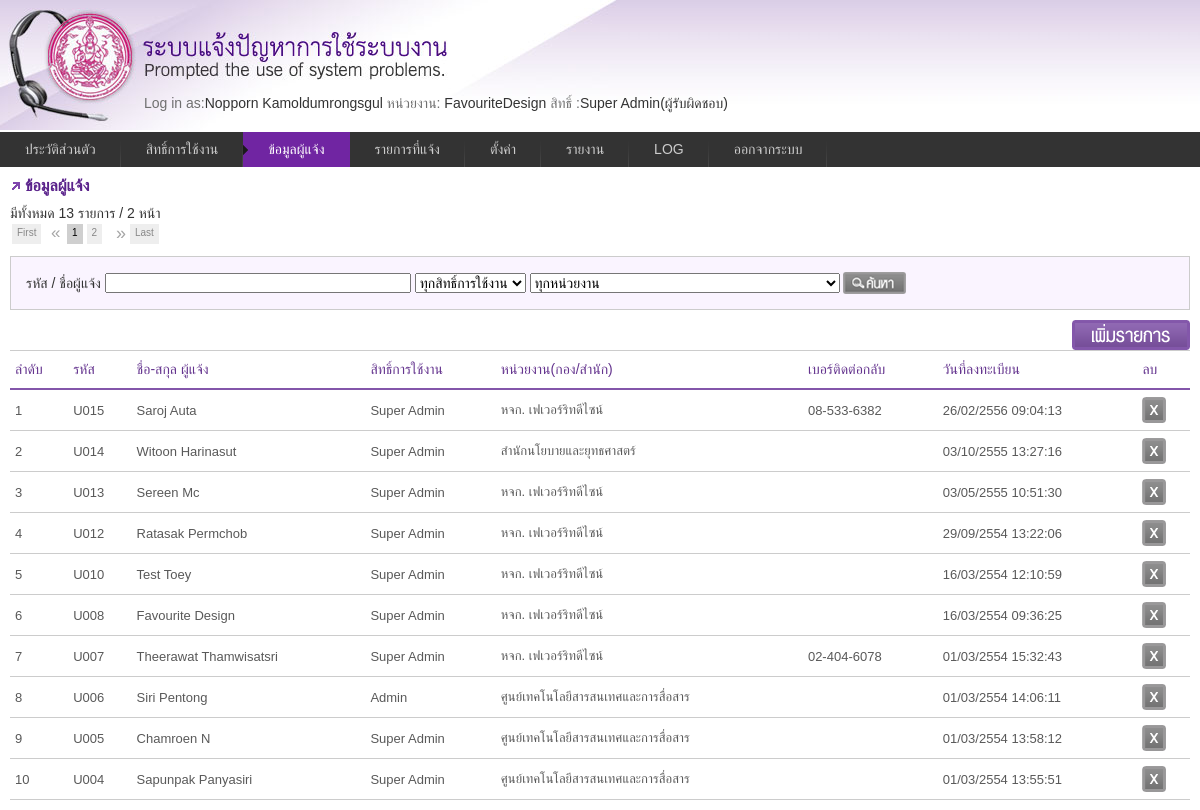
Page /user.php (signed in) on the committed database.
### tables this page shows
CREATE TABLE `informent` (
  `ID` int(11) NOT NULL auto_increment,
  `Code` varchar(10) default NULL,
  `Name` varchar(50) default NULL,
  `lastname` varchar(50) default NULL,
  `usertypeid` int(11) default NULL,
  `UserGroupID` int(11) default NULL,
  `DepartmentID` int(11) default NULL,
  `DivisionID` int(11) default NULL,
  `GroupID` int(11) default NULL,
  `HumanType` int(11) default NULL,
  `IdCard` varchar(17) default NULL,
  `Tel` varchar(11) default NULL,
  `Email` varchar(255) default NULL,
  `Password` varchar(50) default NULL,
  `DateRegister` datetime default NULL,
  PRIMARY KEY  (`ID`)
);

CREATE TABLE `usergroup` (
  `ID` int(10) NOT NULL auto_increment,
  `Code` varchar(10) default NULL,
  `UserGroupName` varchar(50) default NULL,
  `UserDate` date default NULL,
  `CanAccessAll` char(10) default NULL,
  `level` char(1) default NULL,
  PRIMARY KEY  (`ID`)
);

CREATE TABLE `division` (
  `ID` int(10) NOT NULL auto_increment,
  `Code` varchar(10) default NULL,
  `DivisionName` varchar(50) default NULL,
  `DeptID` int(10) default NULL,
  PRIMARY KEY  (`ID`)
);

### include/function.php (called while the page is built, shortened)
<?php
function GetData($tablename, $id)
{
    if($id!='' && $tablename !='')
    {
      $result = mysql_query("SELECT * FROM ".$tablename." WHERE ID=".$id) or die("Error".mysql_error());
      $row = mysql_fetch_array($result);
    }
    return @$row;
}
function GetUserType($id){
	 $type=array("","ผู้รับผิดชอบ","ผู้ประสานงาน ","เจ้าของระบบ","ผู้ใช้งาน");
	 return $type[$id];
}
function GetThaiDate($pDate,$havetime,$showtime)
	{
		 $date = "";
		 if($pDate>0)
		 {
			 $tmpDate = $pDate;
			if($havetime == 1)
			{
				$pDate = explode(" ",$pDate);
				$tmpDate = $pDate[0];
				$tmpTime = $pDate[1];
			}
			if (strpos($tmpDate,"/"))
			{
				 $tmpDate = explode("/", $tmpDate);
			}
			else
			{
				$tmpDate = explode("-",$tmpDate);
			}
			$year = (int)$tmpDate[0]+543;
			$date  =  $tmpDate[2]."/".$tmpDate[1]."/".$year;
			if($showtime == 1)$date .= " ".$tmpTime;
		}
		return $date;
	}
?>

### include/class_userlogin.php (called while the page is built, shortened)
<?php
class UserLogin{
 function GetPermission($pm_code)
 {
	$sql="select * from usergroup_permission where usergroupid=".$_SESSION["usergroupid"]." and code=".$pm_code;
	$result=mysql_query($sql)or die('Invalid query: ' . mysql_error());
	if($result){
		$item=mysql_fetch_assoc($result);
	}else{ $item="";}
	return $item;
 }
}
?>

### include/config.php (called while the page is built, shortened)
<?
$per_page = 10;
?>

### user/list.php (the view, shortened to what this page needs)
<?php
 $usersearch =@$_GET['usersearch'];
 $usergroup = @$_GET['usergroup'];
 $section =@$_GET['section'];
  $condition = " WHERE 1 = 1 ";
  $condition .= $usersearch!='' ? " AND (Name LIKE  '%".$usersearch."%' OR Code LIKE  '%".$usersearch."%') " : "";
  $condition .= $usergroup != '' ?  " AND UserGroupID = ".$usergroup : "";
  $condition .= $section != '' ?  " AND DivisionID = ".$section : "";
                $num_pages= 1;
                $page= @$_GET['page']!='' ? @$_GET['page'] : 1;
                  $sql = "select * from informent  ".$condition;
                        $result = mysql_query($sql);
                        $page_start = ( $per_page * $page) - $per_page;
                        $num_rows = mysql_num_rows( $result );
                  if ( $num_rows <= $per_page )
                        $num_pages = 1;
                  else if ( ( $num_rows % $per_page ) == 0 )
                        $num_pages = ( $num_rows / $per_page );
                  else
                        $num_pages = ( $num_rows / $per_page ) + 1;
                $num_pages = ( int ) $num_pages;
                $sql .= "  ORDER BY ID  DESC  LIMIT $page_start, $per_page";
                $result_1 = mysql_query($sql) or die("Invalid query: " . mysql_error());
   ?>
<h3>ข้อมูลผู้แจ้ง</h3>
<div  >มีทั้งหมด <?=$num_rows;?> รายการ  / <?=$num_pages;?> หน้า <div id="pagenavi" ></div></div>
<form name="frmuser" enctype="multipart/form-data" action="user.php" method="get">
<div id="search">
<span>รหัส / ชื่อผู้แจ้ง
  <input name= "usersearch"type="text" id="usersearch" value="<?=$usersearch;?>" size="35" /></span>
<span>
 <td><select name="usergroup" id="usergroup">
  <option value="">ทุกสิทธิ์การใช้งาน</option>
</select>
  <select name="section" id="section">
  <option value="">ทุกหน่วยงาน</option>
</select>
  <input name="" type="submit" value="search" class="btn_search" />
  </span>
</div>
<div id="btnBox"><input type="button" value="เพิ่มรายการ"  onclick="document.location='user.php?act=form&chk_add=<?php echo $item_10['CanAdd'] ?>'" class="btn_add"/></div>
<table class="tblist">
<tr>
  <th>ลำดับ</th>
  <th>รหัส</th>
  <th>ชื่อ-สกุล ผู้แจ้ง</th>
  <th>สิทธิ์การใช้งาน</th>
  <th>หน่วยงาน(กอง/สำนัก)</th>
  <th>เบอร์ติดต่อกลับ</th>
  <th>วันที่ลงทะเบียน</th>
  <th>ลบ</th>
  </tr>
<?
  $i = ($page -1)* $per_page;
  while($row = mysql_fetch_array($result_1)){
  $i++;
?>
<tr style="cursor:pointer;">
  <td onclick="window.location='user.php?act=form&id=<?=$row['ID'];?>';" ><?=$i;?></td>
  <td onclick="window.location='user.php?act=form&id=<?=$row['ID'];?>';" ><?=$row['Code'];?></td>
  <td onclick="window.location='user.php?act=form&id=<?=$row['ID'];?>';" ><?=$row['Name']." ".$row['lastname'];?></td>
  <td onclick="window.location='user.php?act=form&id=<?=$row['ID'];?>';" ><?
    $Group = GetData("usergroup",$row['UserGroupID']);
    echo $Group['UserGroupName'];
  ?></td>
  <td onclick="window.location='user.php?act=form&id=<?=$row['ID'];?>';" >
  <?
    $Divi = GetData("division",$row['DivisionID']);
    echo $Divi['DivisionName'];
  ?>
  </td>
  <td onclick="window.location='user.php?act=form&id=<?=$row['ID'];?>';" ><?=$row['Tel'];?></td>
  <td onclick="window.location='user.php?act=form&id=<?=$row['ID'];?>';" ><?=GetThaiDate($row['DateRegister'],1,1);?></td>
  <td>
  <input type="button" name="delbutton" id="delbutton" value="" class="btn_delete" onclick="ConfirmDelete('user.php?act=delete&id=<?=$row['ID'];?>&chk_del=<?php  echo $item_10['CanDelete'];?>');" /></td>
</tr>
<?  } ?>
</table>

### _menu.php (shortened to what this page needs)
<?
$currentUser = GetData("informent",$_SESSION['id']);
$group = GetData("usergroup",$_SESSION["usergroupid"]);
$agen=GetAgencie($_SESSION["id"]);
?>
<?
	$tmp = explode("/",$_SERVER['SCRIPT_NAME']);
		 $page_name = trim($tmp[count($tmp)-1]);
		$active_1_list = array('profile.php');
		$active_2_list = array('usergroup.php');
		$active_3_list = array('user.php');
		$active_4_list = array('request_list.php');
		$active_5_list = array('setting.php');
		$active_6_list = array('report.php');
		$active_7_list = array('logfile.php');
		if (in_array($page_name, $active_1_list))$m1_class = "current";	else	$m1_class = "";
		if (in_array($page_name, $active_2_list))$m2_class = "current";	else 	$m2_class = "";
		if (in_array($page_name, $active_3_list))$m3_class = "current";	else	$m3_class = "";
		if (in_array($page_name, $active_4_list))$m4_class = "current";	else	$m4_class = "";
		if (in_array($page_name, $active_5_list))$m5_class = "current";	else	$m5_class = "";
		if (in_array($page_name, $active_6_list))$m6_class = "current";	else	$m6_class = "";
		if (in_array($page_name, $active_7_list))$m7_class = "current";	else	$m7_class = "";
?>
<div id="head">
<div style="padding:95px 0 0 144px;">
<span class="gray">Log in as:</span><?php echo $currentUser['Name']." ".$currentUser['lastname'];?>
<span class="gray"> หน่วยงาน:</span>
<?php  if($_SESSION["usergroupid"]=="2"){
			$agen="FavouriteDesign";
		}
			echo $agen;
?>
<?php
$pm =new UserLogin();
    $item_1=$pm->GetPermission(1);
	$item_2=$pm->GetPermission(2);
	$item_3=$pm->GetPermission(3);
	$item_4=$pm->GetPermission(4);
	$item_5=$pm->GetPermission(5);
	$item_6=$pm->GetPermission(6);
	$item_7=$pm->GetPermission(7);
    $item_8=$pm->GetPermission(8);
	$item_10=$pm->GetPermission(10);
    $item_9=$pm->GetPermission(9);
	$item_11=$pm->GetPermission(11);
?>
<span class="gray"> สิทธิ์ :</span><?php echo $group['UserGroupName']; ?>(<?php echo GetUserType($_SESSION["usertype"]); ?>)</div>
</div>
<div class="menu">
		<ul>
			<li><a href="profile.php"  class="<?=$m1_class;?>">ประวัติส่วนตัว</a></li>
			<?php if($item_9['CanView']=="1"){ ?>
            <li><a href="usergroup.php"  class="<?=$m2_class;?>">สิทธิ์การใช้งาน</a></li>
			<?php } ?>
			<?php if($item_8['CanView']=="1"){ ?>
            <li><a href="user.php"  class="<?=$m3_class;?>">ข้อมูลผู้แจ้ง</a></li>
			<?php } ?>
			<li><a href="request_list.php" id="current"  class="<?=$m4_class;?>">รายการที่แจ้ง</a></li>
			 <?php
			 if($item_1['CanView']=="1" || $item_2['CanView']=="1" || $item_3['CanView']=="1" || $item_4['CanView']=="1" || $item_5['CanView']=="1" || $item_6['CanView']=="1" || $item_7['CanView']=="1"){ ?>
            <li><a href="#" class="<?=$m5_class;?>">ตั้งค่า</a>
          </li>
          <?php } ?>
		  	<?php if($item_10['CanView']=="1"){ ?>
            <li><a href="#" class="<?=$m6_class;?>">รายงาน</a>
            </li>
			<?php } ?>
			<?php
				if($item_11['CanView']=="1"){
				 ?>
            <li><a href="logfile.php" class="<?=$m7_class;?>">LOG</a></li>
			<?php } ?>
            <li><a href="#" onclick="ConfirmLogout();">ออกจากระบบ</a></li>
		</ul>
	</div>

### css/paginate.css (style rules this page uses)
.jPaginate { height:34px; position:relative; color:#a5a5a5; font-size:small; width:80%; margin:0px; text-align:center; font-size:10px; clear:both; }

### css/style.css (style rules this page uses)
html,body { font-family:Tahoma, Geneva, sans-serif; font-size:14px; color:#333; background:url(../images/bg_head.jpg) repeat-x; }
h3 { color:#5a228b; padding:0 0 0 15px; font-size:16px; font-weight:700; background:url(../images/bull.gif) no-repeat center left; margin-bottom:10px; }
#head { background:url(../images/head.jpg) no-repeat; height:132px; }
#btnBox { text-align:right;position:relative; float:right; }
#search { padding:15px; border:1px solid #CCC; margin-bottom:10px; background:#FAF4FF }
.tblist { font-family: "Lucida Sans Unicode", "Lucida Grande", Sans-Serif; font-size: 13px; background: #fff; margin:0; width: 100%; border-collapse: collapse; text-align: left; }
.tblist th { font-size: 14px; font-weight: normal; color:#65358f; padding: 10px 5px; border-top: 1px solid #ccc; border-bottom: 2px solid #8356aa; border-left: 0px solid #ccc; border-right: 0px solid #ccc; }
.tblist td { color:#595959; padding: 5px; height:30px; border-top: 1px solid #ccc; border-bottom: 1px solid #ccc; border-left: 0px solid #ccc; border-right: 0px solid #ccc; }

### css/other.css (style rules this page uses)
.gray { color:#707070 }
.btn_add { width:118px; height:30px; border: none; background: transparent url(../images/btn_add.png) no-repeat center; overflow: hidden; text-indent: -999px; line-height: 0px; display:inline; color: #a63606; cursor: pointer; cursor: hand; }
.btn_delete { width:24px; height:26px; border: none; background: transparent url(../images/btn_delete.png) no-repeat center; overflow: hidden; text-indent: -999px; line-height: 0px; display:inline; color: #a63606; cursor: pointer; cursor: hand; }
.btn_search { width:63px; height:22px; border: none; background: transparent url(../images/btn_search.png) no-repeat center; overflow: hidden; text-indent: -999px; line-height: 0px; display:inline; color: #a63606; cursor: pointer; cursor: hand; }

### css/menu_style.css (style rules this page uses)
.menu { border:none; border:0px; margin:0px; padding:0px; font: 67.5% "Lucida Sans Unicode", "Bitstream Vera Sans", "Trebuchet Unicode MS", "Lucida Grande", Verdana, Helvetica, sans-serif; font-size:14px; font-weight:bold; }
.menu ul { background:#333; height:35px; list-style:none; margin:0; padding:0; }
.menu li { float:left; padding:0px; }
.menu li a { background:#333 url("../images/seperator.gif") bottom right no-repeat; color:#cccccc; display:block; font-weight:normal; line-height:35px; margin:0px; padding:0px 25px; text-align:center; text-decoration:none; }
.menu .current { background:#7025a2 url('../images/hover_sub.gif') center left no-repeat; border:0px; color:#FFF; text-decoration:none; }

### rows in the picture
informent: Name "Nopporn", lastname "Kamoldumrongsgul"
usergroup: UserGroupName "Super Admin"
informent: Code "U015", Name "Saroj", lastname "Auta", UserGroupID.UserGroupName "Super Admin", DivisionID.DivisionName "หจก. เฟเวอร์ริทดีไซน์", Tel "08-533-6382", DateRegister "26/02/2556 09:04:13"
informent: Code "U014", Name "Witoon", lastname "Harinasut", UserGroupID.UserGroupName "Super Admin", DivisionID.DivisionName "สำนักนโยบายและยุทธศาสตร์", DateRegister "03/10/2555 13:27:16"
informent: Code "U013", Name "Sereen", lastname "Mc", UserGroupID.UserGroupName "Super Admin", DivisionID.DivisionName "หจก. เฟเวอร์ริทดีไซน์", DateRegister "03/05/2555 10:51:30"
informent: Code "U012", Name "Ratasak", lastname "Permchob", UserGroupID.UserGroupName "Super Admin", DivisionID.DivisionName "หจก. เฟเวอร์ริทดีไซน์", DateRegister "29/09/2554 13:22:06"
informent: Code "U010", Name "Test", lastname "Toey", UserGroupID.UserGroupName "Super Admin", DivisionID.DivisionName "หจก. เฟเวอร์ริทดีไซน์", DateRegister "16/03/2554 12:10:59"
informent: Code "U008", Name "Favourite", lastname "Design", UserGroupID.UserGroupName "Super Admin", DivisionID.DivisionName "หจก. เฟเวอร์ริทดีไซน์", DateRegister "16/03/2554 09:36:25"
informent: Code "U007", Name "Theerawat", lastname "Thamwisatsri", UserGroupID.UserGroupName "Super Admin", DivisionID.DivisionName "หจก. เฟเวอร์ริทดีไซน์", Tel "02-404-6078", DateRegister "01/03/2554 15:32:43"
informent: Code "U006", Name "Siri", lastname "Pentong", UserGroupID.UserGroupName "Admin", DivisionID.DivisionName "ศูนย์เทคโนโลยีสารสนเทศและการสื่อสาร", DateRegister "01/03/2554 14:06:11"
informent: Code "U005", Name "Chamroen", lastname "N", UserGroupID.UserGroupName "Super Admin", DivisionID.DivisionName "ศูนย์เทคโนโลยีสารสนเทศและการสื่อสาร", DateRegister "01/03/2554 13:58:12"
informent: Code "U004", Name "Sapunpak", lastname "Panyasiri", UserGroupID.UserGroupName "Super Admin", DivisionID.DivisionName "ศูนย์เทคโนโลยีสารสนเทศและการสื่อสาร", DateRegister "01/03/2554 13:55:51"

### other values in the picture
$agen "FavouriteDesign"
GetUserType($_SESSION["usertype"]) "ผู้รับผิดชอบ"
$num_rows "13"
$num_pages "2"
